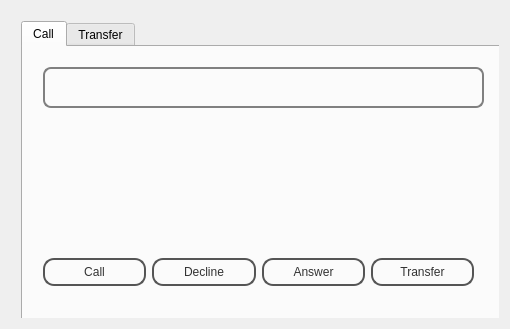
<?xml version="1.0" encoding="UTF-8"?>
<ui version="4.0">
 <class>InOutCall</class>
 <widget class="QWidget" name="InOutCall">
  <property name="geometry">
   <rect>
    <x>0</x>
    <y>0</y>
    <width>510</width>
    <height>329</height>
   </rect>
  </property>
  <property name="windowTitle">
   <string>Form</string>
  </property>
  <property name="styleSheet">
   <string notr="true">#InOutCall {
background: qradialgradient(cx: 0.3, cy: -0.4,
fx: 0.3, fy: -0.4,
radius: 1.35, stop: 0 #fff, stop: 1 #888);
}

#frame {
border: none;
background: qlineargradient(x1: 0, y1: 0, x2: 0, y2: 1,
stop: 0 #a6a6a6, stop: 0.08 #7f7f7f,
stop: 0.39999 #717171, stop: 0.4 #626262,
stop: 0.9 #4c4c4c, stop: 1 #333333);
}
#frame QPushButton {
color: #333;
border: 2px solid #555;
border-radius: 11px;
padding: 5px;
background: qradialgradient(cx: 0.3, cy: -0.4,
fx: 0.3, fy: -0.4,
radius: 1.35, stop: 0 #fff, stop: 1 #888);
min-width: 80px;
}

#frame QPushButton:hover {
background: qradialgradient(cx: 0.3, cy: -0.4,
fx: 0.3, fy: -0.4,
radius: 1.35, stop: 0 #fff, stop: 1 #bbb);
}

#frame QPushButton:pressed {
background: qradialgradient(cx: 0.4, cy: -0.1,
fx: 0.4, fy: -0.1,
radius: 1.35, stop: 0 #fff, stop: 1 #ddd);
}
#frame QLineEdit {
padding: 1px;
border-style: solid;
border: 2px solid gray;
border-radius: 8px;
}</string>
  </property>
  <layout class="QVBoxLayout" name="verticalLayout">
   <item>
    <widget class="QFrame" name="frame">
     <property name="frameShape">
      <enum>QFrame::StyledPanel</enum>
     </property>
     <property name="frameShadow">
      <enum>QFrame::Raised</enum>
     </property>
     <widget class="QTabWidget" name="tabWidget">
      <property name="enabled">
       <bool>true</bool>
      </property>
      <property name="geometry">
       <rect>
        <x>10</x>
        <y>10</y>
        <width>481</width>
        <height>301</height>
       </rect>
      </property>
      <property name="focusPolicy">
       <enum>Qt::StrongFocus</enum>
      </property>
      <property name="styleSheet">
       <string notr="true">#tabWidger {
background: qradialgradient(cx: 0.3, cy: -0.4,
fx: 0.3, fy: -0.4,
radius: 1.35, stop: 0 #fff, stop: 1 #888);
}

#frameCall {
border: none;
background: qlineargradient(x1: 0, y1: 0, x2: 0, y2: 1,
stop: 0 #a6a6a6, stop: 0.08 #7f7f7f,
stop: 0.5 #717171, stop: 0.4 #626262,
stop: 0.9 #4c4c4c, stop: 1 #333333);
}
#frameTransfer{
border: none;
background: qlineargradient(x1: 0, y1: 0, x2: 0, y2: 1,
stop: 0 #a6a6a6, stop: 0.08 #7f7f7f,
stop: 0.5 #717171, stop: 0.4 #626262,
stop: 0.9 #4c4c4c, stop: 1 #333333);
}
#frameCall QPushButton {
color: #333;
border: 2px solid #555;
border-radius: 11px;
padding: 5px;
background: qradialgradient(cx: 0.3, cy: -0.4,
fx: 0.3, fy: -0.4,
radius: 1.35, stop: 0 #fff, stop: 1 #888);
min-width: 80px;
}

#frameCall QPushButton:hover {
background: qradialgradient(cx: 0.3, cy: -0.4,
fx: 0.3, fy: -0.4,
radius: 1.35, stop: 0 #fff, stop: 1 #bbb);
}

#frame QPushButton:pressed {
background: qradialgradient(cx: 0.4, cy: -0.1,
fx: 0.4, fy: -0.1,
radius: 1.35, stop: 0 #fff, stop: 1 #ddd);
}
#frameCall QLineEdit {
padding: 1px;
border-style: solid;
border: 2px solid gray;
border-radius: 8px;
}

#frame QTabWidget Call {
background:gray; 
color: white;
padding: 10px; 
} </string>
      </property>
      <property name="tabPosition">
       <enum>QTabWidget::North</enum>
      </property>
      <property name="tabShape">
       <enum>QTabWidget::Rounded</enum>
      </property>
      <property name="currentIndex">
       <number>0</number>
      </property>
      <property name="usesScrollButtons">
       <bool>true</bool>
      </property>
      <property name="documentMode">
       <bool>false</bool>
      </property>
      <property name="tabsClosable">
       <bool>false</bool>
      </property>
      <widget class="QWidget" name="Call">
       <attribute name="title">
        <string>Call</string>
       </attribute>
       <widget class="QFrame" name="frameCall">
        <property name="geometry">
         <rect>
          <x>0</x>
          <y>-20</y>
          <width>501</width>
          <height>301</height>
         </rect>
        </property>
        <property name="frameShape">
         <enum>QFrame::StyledPanel</enum>
        </property>
        <property name="frameShadow">
         <enum>QFrame::Raised</enum>
        </property>
        <widget class="QWidget" name="horizontalLayoutWidget">
         <property name="geometry">
          <rect>
           <x>20</x>
           <y>220</y>
           <width>431</width>
           <height>51</height>
          </rect>
         </property>
         <layout class="QHBoxLayout" name="horizontalLayout">
          <item>
           <widget class="QPushButton" name="buttonCall">
            <property name="text">
             <string>Call</string>
            </property>
           </widget>
          </item>
          <item>
           <widget class="QPushButton" name="buttonDesline">
            <property name="text">
             <string>Decline</string>
            </property>
           </widget>
          </item>
          <item>
           <widget class="QPushButton" name="buttonAnswer">
            <property name="text">
             <string>Answer</string>
            </property>
           </widget>
          </item>
          <item>
           <widget class="QPushButton" name="buttonTransfer">
            <property name="text">
             <string>Transfer</string>
            </property>
           </widget>
          </item>
         </layout>
        </widget>
        <widget class="QFrame" name="frameInfo">
         <property name="geometry">
          <rect>
           <x>20</x>
           <y>40</y>
           <width>441</width>
           <height>41</height>
          </rect>
         </property>
         <property name="styleSheet">
          <string notr="true">#frameInfo{
padding: 1px;
border-style: solid;
border: 2px solid gray;
border-radius: 8px;
background: qradialgradient(cx: 0.3, cy: -0.4,
fx: 0.3, fy: -0.4,
radius: 1.35, stop: 0 #fff, stop: 1 #888);
}
</string>
         </property>
         <property name="frameShape">
          <enum>QFrame::StyledPanel</enum>
         </property>
         <property name="frameShadow">
          <enum>QFrame::Raised</enum>
         </property>
         <widget class="QLabel" name="labelInOut">
          <property name="geometry">
           <rect>
            <x>0</x>
            <y>0</y>
            <width>121</width>
            <height>41</height>
           </rect>
          </property>
          <property name="text">
           <string/>
          </property>
         </widget>
         <widget class="QLabel" name="labelInOutNum">
          <property name="geometry">
           <rect>
            <x>160</x>
            <y>0</y>
            <width>201</width>
            <height>41</height>
           </rect>
          </property>
          <property name="text">
           <string/>
          </property>
         </widget>
        </widget>
        <zorder>frameInfo</zorder>
        <zorder>horizontalLayoutWidget</zorder>
       </widget>
      </widget>
      <widget class="QWidget" name="Transfer">
       <attribute name="title">
        <string>Transfer</string>
       </attribute>
       <widget class="QTableView" name="tableView">
        <property name="geometry">
         <rect>
          <x>10</x>
          <y>10</y>
          <width>371</width>
          <height>171</height>
         </rect>
        </property>
       </widget>
       <widget class="QWidget" name="horizontalLayoutWidget_2">
        <property name="geometry">
         <rect>
          <x>10</x>
          <y>190</y>
          <width>196</width>
          <height>51</height>
         </rect>
        </property>
        <layout class="QHBoxLayout" name="horizontalLayout_2">
         <item>
          <widget class="QPushButton" name="buttonSelectNum">
           <property name="text">
            <string>Select</string>
           </property>
          </widget>
         </item>
         <item>
          <widget class="QPushButton" name="buttonCancel">
           <property name="text">
            <string>Cancel</string>
           </property>
          </widget>
         </item>
        </layout>
       </widget>
       <widget class="QFrame" name="frameTransfer">
        <property name="geometry">
         <rect>
          <x>-1</x>
          <y>0</y>
          <width>481</width>
          <height>281</height>
         </rect>
        </property>
        <property name="styleSheet">
         <string notr="true">#frameInfo {
border: none;
background: qlineargradient(x1: 0, y1: 0, x2: 0, y2: 1,
stop: 0 #a6a6a6, stop: 0.08 #7f7f7f,
stop: 0.5 #717171, stop: 0.4 #626262,
stop: 0.9 #4c4c4c, stop: 1 #333333);
}</string>
        </property>
        <property name="frameShape">
         <enum>QFrame::StyledPanel</enum>
        </property>
        <property name="frameShadow">
         <enum>QFrame::Raised</enum>
        </property>
       </widget>
       <zorder>frameTransfer</zorder>
       <zorder>tableView</zorder>
       <zorder>horizontalLayoutWidget_2</zorder>
      </widget>
     </widget>
    </widget>
   </item>
  </layout>
 </widget>
 <resources/>
 <connections/>
 <designerdata>
  <property name="gridDeltaX">
   <number>20</number>
  </property>
  <property name="gridDeltaY">
   <number>20</number>
  </property>
  <property name="gridSnapX">
   <bool>true</bool>
  </property>
  <property name="gridSnapY">
   <bool>true</bool>
  </property>
  <property name="gridVisible">
   <bool>true</bool>
  </property>
 </designerdata>
</ui>
